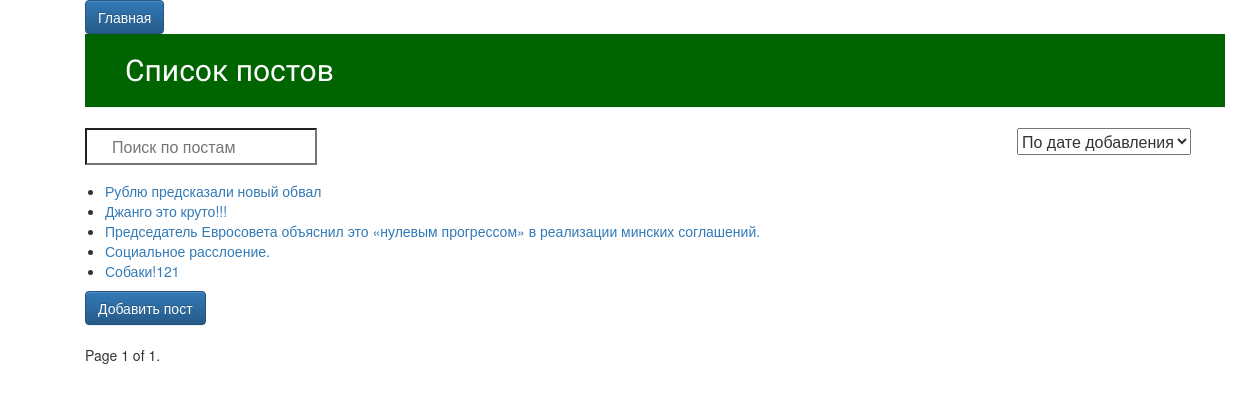
The app's page /last_added/, older data.
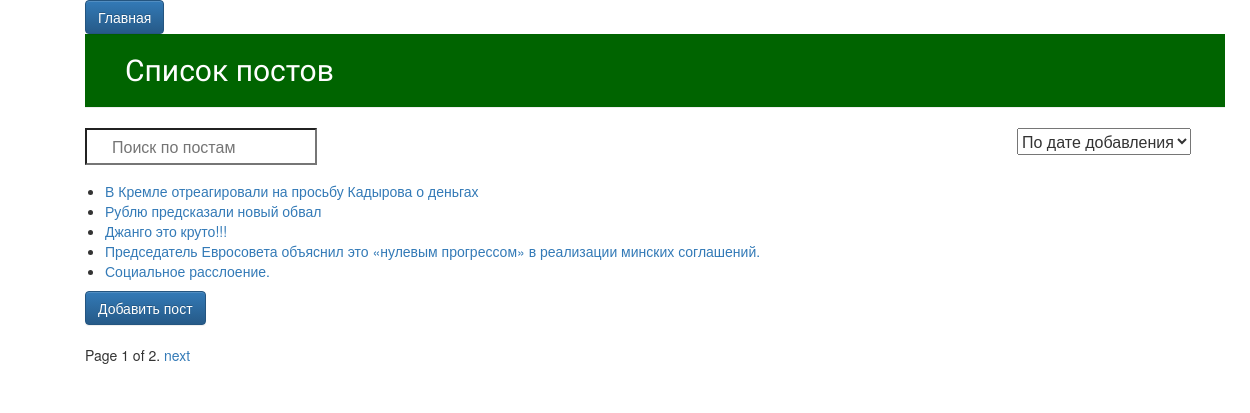
The same page, newer data.
### blogs_platform/models.py (models this page shows, shortened)
class Post(models.Model, HitCountMixin):
    subject = models.CharField(u'Тема', max_length=255)
    text = models.TextField(u'Текст')
    status = models.CharField(max_length=1, default='v', choices=status_choices)
    hit_count_generic = GenericRelation(
        HitCount, object_id_field='object_pk',
        related_query_name='hit_count_generic_relation')

### blogs_platform/views.py (the view)
# urls.py: path('', views.index),
def index(request):
    name = request.GET.get('text', '')
    context = {'post_add_url': '/add_post'}
    posts_list = Post.objects.filter(status='v', subject__contains=name)
    html = 'index.html'
    if request.path == '/popular/':
        posts_list = Post.objects.filter(status='v', subject__contains=name).order_by("-hit_count_generic__hits")
        html = 'popular_index.html'
    elif request.path == '/last_added/':
        posts_list = Post.objects.filter(status='v', subject__contains=name).order_by('-id')
        html = 'last_added_index.html'
    paginator = Paginator(posts_list, 5)
    page = request.GET.get('page')
    try:
        posts = paginator.page(page)
    except PageNotAnInteger:
        posts = paginator.page(1)
    except EmptyPage:
        posts = paginator.page(paginator.num_pages)
    context['posts'] = posts
    return render(request, html, context)

### blogs_platform/templates/last_added_index.html (shortened to what this page needs)
{% extends 'base_index.html' %}
{% block sidebar %}
    <option value="/last_added" selected="selected">По дате добавления</option>
{% endblock %}

### blogs_platform/templates/base_index.html (shortened to what this page needs)
{% extends 'base.html' %}
{% block content %}
<h2 class="page-header"> Список постов </h2>
<table>
    <tr>
        <td valign="top">
            <form action="" target="_blank">
              <input type="search" name="text" required placeholder="Поиск по постам" style="padding: 5px 2px 5px 25px;
              background: url('http://3.bp.blogspot.com/-4w14hQHr5yQ/Tgm6u7KwUkI/AAAAAAAACAI/Hu2poBOPx3g/s25/search.png') no-repeat scroll 0 50%;
              ">
            </form>
        </td>
        <td valign="top">
            <select name="select" onchange="location=value">
                {% block sidebar %}{% endblock %}
            </select>
        </td>
    </tr>
</table>
<ul>
    {% for post in posts %}
        <li><a href="/post/{{ post.pk }}"> {{ post.subject }} </a></li>
    {% endfor %}
</ul>
<a href="{{ post_add_url }}" type="button" class="btn btn-primary">
    Добавить пост
</a>
<br>
<div class="pagination">
    <span class="step-links">
        <span class="current">
            Page {{ posts.number }} of {{ posts.paginator.num_pages }}.
        </span>
        {% if posts.has_next %}
            <a href="?page={{ posts.next_page_number }}">next</a>
        {% endif %}
    </span>
</div>
{% endblock %}

### blogs_platform/templates/base.html (shortened to what this page needs)
{% load static %}
<head>
     <link rel="stylesheet" href="//maxcdn.bootstrapcdn.com/bootstrap/3.2.0/css/bootstrap.min.css">
     <link rel="stylesheet" href="//maxcdn.bootstrapcdn.com/bootstrap/3.2.0/css/bootstrap-theme.min.css">
     <link rel="stylesheet" href="{% static 'css/post.css' %}">
</head>
<body>
<div class="content container">
    <div class="row">
        <div class="col-md-8">
             <div class="container theme-showcase" role="main">
                  <a href="/" type="button" class="btn btn-primary">Главная</a>
                  {% block content %}
                  {% endblock %}
             </div>
        </div>
    </div>
</div>
</body>

### blogs_platform/static/css/post.css (style rules this page uses)
h2 { font-family: Lobster; color: #ffffff; }
ul { padding: 0; margin-left: 20px; }
select { margin-left: 700px; }
body { padding-left: 15px; }
.page-header { background-color: #006400; margin-top: 0; padding: 20px 20px 20px 40px; }
.content { margin-left: 40px; }
h1, h2, h3, h4 { font-family: 'Lobster', cursive; }

Row changes from the older to the newer data that the page shows:
no longer on this page (row unchanged): Post: subject "Собаки!121"
added Post: subject "В Кремле отреагировали на просьбу Кадырова о деньгах"
Text that changed along with them:
{{ posts.paginator.num_pages }}: "1" → "2"
text now shown: "next"
